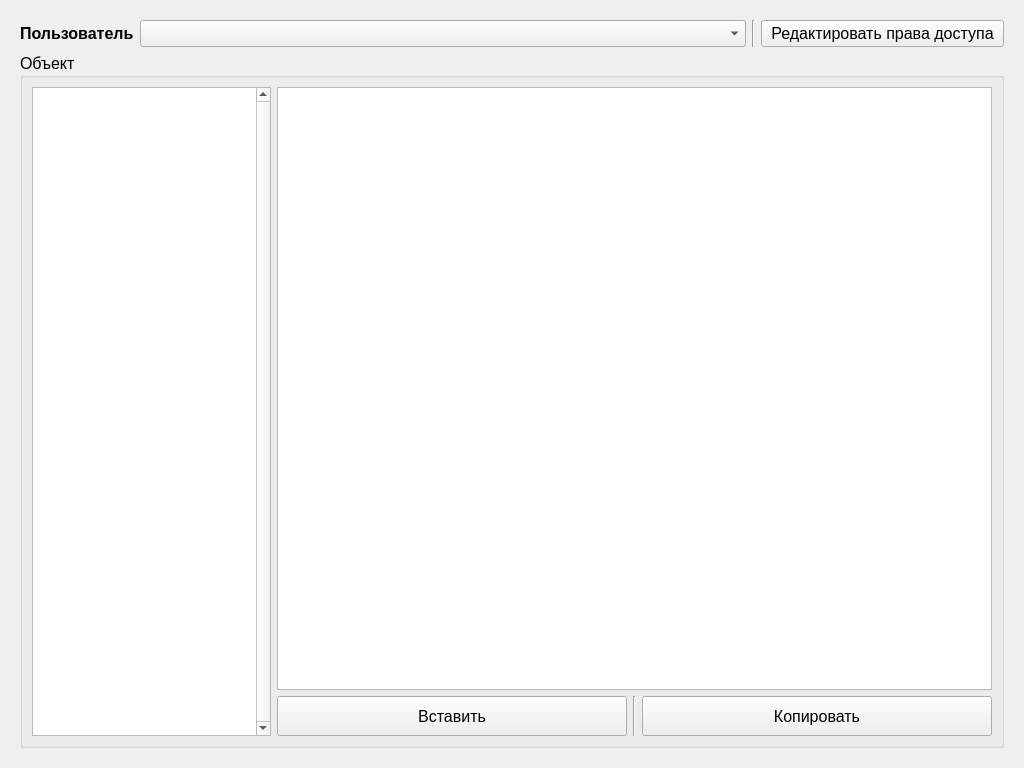
<?xml version="1.0" encoding="UTF-8"?>
<ui version="4.0">
 <class>Widget</class>
 <widget class="QWidget" name="Widget">
  <property name="geometry">
   <rect>
    <x>0</x>
    <y>0</y>
    <width>1024</width>
    <height>768</height>
   </rect>
  </property>
  <property name="font">
   <font>
    <pointsize>12</pointsize>
   </font>
  </property>
  <property name="windowTitle">
   <string>ЛР №4 «Модель доступа Белла-ЛаПадула»</string>
  </property>
  <layout class="QGridLayout" name="gridLayout_2">
   <item row="0" column="0">
    <widget class="QStackedWidget" name="stackedWidget">
     <property name="currentIndex">
      <number>0</number>
     </property>
     <widget class="QWidget" name="main_page">
      <layout class="QGridLayout" name="gridLayout_3">
       <item row="0" column="0">
        <layout class="QHBoxLayout" name="horizontalLayout_header" stretch="1,5,1,2">
         <item>
          <widget class="QLabel" name="label_user">
           <property name="sizePolicy">
            <sizepolicy hsizetype="Fixed" vsizetype="Preferred">
             <horstretch>0</horstretch>
             <verstretch>0</verstretch>
            </sizepolicy>
           </property>
           <property name="font">
            <font>
             <pointsize>12</pointsize>
             <weight>75</weight>
             <bold>true</bold>
            </font>
           </property>
           <property name="text">
            <string>Пользователь</string>
           </property>
          </widget>
         </item>
         <item>
          <widget class="QComboBox" name="comboBox_user"/>
         </item>
         <item>
          <widget class="Line" name="line">
           <property name="orientation">
            <enum>Qt::Vertical</enum>
           </property>
          </widget>
         </item>
         <item>
          <widget class="QPushButton" name="pushButton_toEditPermissionsPage">
           <property name="sizePolicy">
            <sizepolicy hsizetype="Minimum" vsizetype="Fixed">
             <horstretch>0</horstretch>
             <verstretch>0</verstretch>
            </sizepolicy>
           </property>
           <property name="text">
            <string>Редактировать права доступа</string>
           </property>
          </widget>
         </item>
        </layout>
       </item>
       <item row="1" column="0">
        <widget class="QGroupBox" name="groupBox">
         <property name="title">
          <string>Объект</string>
         </property>
         <layout class="QGridLayout" name="gridLayout" columnstretch="1,3">
          <item row="0" column="1">
           <widget class="QTextBrowser" name="textBrowser_file"/>
          </item>
          <item row="1" column="1">
           <layout class="QHBoxLayout" name="horizontalLayout_copyPaste" stretch="5,0,5">
            <item>
             <widget class="QPushButton" name="pushButton_paste">
              <property name="minimumSize">
               <size>
                <width>0</width>
                <height>40</height>
               </size>
              </property>
              <property name="text">
               <string>Вставить</string>
              </property>
             </widget>
            </item>
            <item>
             <widget class="Line" name="line_2">
              <property name="orientation">
               <enum>Qt::Vertical</enum>
              </property>
             </widget>
            </item>
            <item>
             <widget class="QPushButton" name="pushButton_copy">
              <property name="minimumSize">
               <size>
                <width>0</width>
                <height>40</height>
               </size>
              </property>
              <property name="text">
               <string>Копировать</string>
              </property>
             </widget>
            </item>
           </layout>
          </item>
          <item row="0" column="0" rowspan="2">
           <widget class="QListWidget" name="listWidget_files">
            <property name="verticalScrollBarPolicy">
             <enum>Qt::ScrollBarAlwaysOn</enum>
            </property>
           </widget>
          </item>
         </layout>
        </widget>
       </item>
      </layout>
     </widget>
     <widget class="QWidget" name="admin_page">
      <layout class="QGridLayout" name="gridLayout_4">
       <item row="0" column="0">
        <layout class="QHBoxLayout" name="horizontalLayout_3">
         <property name="topMargin">
          <number>0</number>
         </property>
         <item>
          <spacer name="horizontalSpacer">
           <property name="orientation">
            <enum>Qt::Horizontal</enum>
           </property>
           <property name="sizeHint" stdset="0">
            <size>
             <width>40</width>
             <height>20</height>
            </size>
           </property>
          </spacer>
         </item>
         <item>
          <widget class="QPushButton" name="pushButton_back">
           <property name="minimumSize">
            <size>
             <width>120</width>
             <height>0</height>
            </size>
           </property>
           <property name="text">
            <string>Назад</string>
           </property>
          </widget>
         </item>
        </layout>
       </item>
       <item row="2" column="0">
        <layout class="QHBoxLayout" name="horizontalLayout_object" stretch="1,2,1,2,1">
         <property name="sizeConstraint">
          <enum>QLayout::SetDefaultConstraint</enum>
         </property>
         <property name="leftMargin">
          <number>0</number>
         </property>
         <property name="topMargin">
          <number>0</number>
         </property>
         <item>
          <widget class="QLabel" name="label_object">
           <property name="sizePolicy">
            <sizepolicy hsizetype="Fixed" vsizetype="Preferred">
             <horstretch>0</horstretch>
             <verstretch>0</verstretch>
            </sizepolicy>
           </property>
           <property name="minimumSize">
            <size>
             <width>124</width>
             <height>0</height>
            </size>
           </property>
           <property name="font">
            <font>
             <pointsize>12</pointsize>
             <weight>75</weight>
             <bold>true</bold>
            </font>
           </property>
           <property name="text">
            <string>Объект</string>
           </property>
          </widget>
         </item>
         <item>
          <widget class="QComboBox" name="comboBox_object"/>
         </item>
         <item>
          <widget class="QPushButton" name="pushButton_deleteObject">
           <property name="maximumSize">
            <size>
             <width>40</width>
             <height>16777215</height>
            </size>
           </property>
           <property name="text">
            <string/>
           </property>
           <property name="icon">
            <iconset resource="res.qrc">
             <normaloff>:/img/delete.png</normaloff>:/img/delete.png</iconset>
           </property>
           <property name="iconSize">
            <size>
             <width>26</width>
             <height>26</height>
            </size>
           </property>
          </widget>
         </item>
         <item>
          <widget class="QLineEdit" name="lineEdit_object"/>
         </item>
         <item>
          <widget class="QPushButton" name="pushButton_addObject">
           <property name="maximumSize">
            <size>
             <width>40</width>
             <height>16777215</height>
            </size>
           </property>
           <property name="text">
            <string/>
           </property>
           <property name="icon">
            <iconset resource="res.qrc">
             <normaloff>:/img/add.png</normaloff>:/img/add.png</iconset>
           </property>
           <property name="iconSize">
            <size>
             <width>26</width>
             <height>26</height>
            </size>
           </property>
          </widget>
         </item>
        </layout>
       </item>
       <item row="3" column="0">
        <layout class="QHBoxLayout" name="horizontalLayout_permission" stretch="1,0,1">
         <property name="sizeConstraint">
          <enum>QLayout::SetDefaultConstraint</enum>
         </property>
         <property name="leftMargin">
          <number>0</number>
         </property>
         <property name="topMargin">
          <number>0</number>
         </property>
         <item>
          <widget class="QLabel" name="label_permission">
           <property name="sizePolicy">
            <sizepolicy hsizetype="Fixed" vsizetype="Preferred">
             <horstretch>0</horstretch>
             <verstretch>0</verstretch>
            </sizepolicy>
           </property>
           <property name="minimumSize">
            <size>
             <width>124</width>
             <height>0</height>
            </size>
           </property>
           <property name="font">
            <font>
             <pointsize>12</pointsize>
             <weight>75</weight>
             <bold>true</bold>
            </font>
           </property>
           <property name="text">
            <string>Права доступа</string>
           </property>
          </widget>
         </item>
         <item>
          <widget class="QComboBox" name="comboBox_permission"/>
         </item>
         <item>
          <widget class="QPushButton" name="pushButton_editPermission">
           <property name="maximumSize">
            <size>
             <width>40</width>
             <height>16777215</height>
            </size>
           </property>
           <property name="text">
            <string/>
           </property>
           <property name="icon">
            <iconset resource="res.qrc">
             <normaloff>:/img/edit.png</normaloff>:/img/edit.png</iconset>
           </property>
           <property name="iconSize">
            <size>
             <width>26</width>
             <height>26</height>
            </size>
           </property>
          </widget>
         </item>
        </layout>
       </item>
       <item row="4" column="0">
        <layout class="QHBoxLayout" name="horizontalLayout_priviligesUser">
         <property name="topMargin">
          <number>0</number>
         </property>
         <item>
          <widget class="QLabel" name="label_priviligesUser">
           <property name="minimumSize">
            <size>
             <width>124</width>
             <height>0</height>
            </size>
           </property>
           <property name="maximumSize">
            <size>
             <width>124</width>
             <height>16777215</height>
            </size>
           </property>
           <property name="font">
            <font>
             <pointsize>12</pointsize>
             <weight>75</weight>
             <bold>true</bold>
            </font>
           </property>
           <property name="text">
            <string>Привилегии
пользователя:</string>
           </property>
          </widget>
         </item>
         <item>
          <widget class="QComboBox" name="comboBox_priviligesUser"/>
         </item>
         <item>
          <widget class="QPushButton" name="pushButton_editPriviligesUser">
           <property name="maximumSize">
            <size>
             <width>40</width>
             <height>16777215</height>
            </size>
           </property>
           <property name="text">
            <string/>
           </property>
           <property name="icon">
            <iconset resource="res.qrc">
             <normaloff>:/img/edit.png</normaloff>:/img/edit.png</iconset>
           </property>
           <property name="iconSize">
            <size>
             <width>26</width>
             <height>26</height>
            </size>
           </property>
          </widget>
         </item>
        </layout>
       </item>
       <item row="6" column="0">
        <spacer name="verticalSpacer">
         <property name="orientation">
          <enum>Qt::Vertical</enum>
         </property>
         <property name="sizeHint" stdset="0">
          <size>
           <width>20</width>
           <height>40</height>
          </size>
         </property>
        </spacer>
       </item>
       <item row="1" column="0">
        <layout class="QHBoxLayout" name="horizontalLayout_user" stretch="1,3,1,3,1,1">
         <property name="sizeConstraint">
          <enum>QLayout::SetDefaultConstraint</enum>
         </property>
         <property name="leftMargin">
          <number>0</number>
         </property>
         <property name="topMargin">
          <number>0</number>
         </property>
         <item>
          <widget class="QLabel" name="label_user_2">
           <property name="sizePolicy">
            <sizepolicy hsizetype="Fixed" vsizetype="Preferred">
             <horstretch>0</horstretch>
             <verstretch>0</verstretch>
            </sizepolicy>
           </property>
           <property name="minimumSize">
            <size>
             <width>124</width>
             <height>0</height>
            </size>
           </property>
           <property name="font">
            <font>
             <pointsize>12</pointsize>
             <weight>75</weight>
             <bold>true</bold>
            </font>
           </property>
           <property name="text">
            <string>Пользователь</string>
           </property>
          </widget>
         </item>
         <item>
          <widget class="QComboBox" name="comboBox_user_2"/>
         </item>
         <item>
          <widget class="QPushButton" name="pushButton_deleteUser">
           <property name="maximumSize">
            <size>
             <width>40</width>
             <height>16777215</height>
            </size>
           </property>
           <property name="text">
            <string/>
           </property>
           <property name="icon">
            <iconset resource="res.qrc">
             <normaloff>:/img/delete.png</normaloff>:/img/delete.png</iconset>
           </property>
           <property name="iconSize">
            <size>
             <width>26</width>
             <height>26</height>
            </size>
           </property>
           <property name="autoRepeat">
            <bool>false</bool>
           </property>
           <property name="flat">
            <bool>false</bool>
           </property>
          </widget>
         </item>
         <item>
          <widget class="QLineEdit" name="lineEdit_user"/>
         </item>
         <item>
          <widget class="QCheckBox" name="checkBox_admin">
           <property name="maximumSize">
            <size>
             <width>148</width>
             <height>16777215</height>
            </size>
           </property>
           <property name="text">
            <string>Администратор?</string>
           </property>
          </widget>
         </item>
         <item>
          <widget class="QPushButton" name="pushButton_addUser">
           <property name="maximumSize">
            <size>
             <width>40</width>
             <height>16777215</height>
            </size>
           </property>
           <property name="text">
            <string/>
           </property>
           <property name="icon">
            <iconset resource="res.qrc">
             <normaloff>:/img/add.png</normaloff>:/img/add.png</iconset>
           </property>
           <property name="iconSize">
            <size>
             <width>26</width>
             <height>26</height>
            </size>
           </property>
          </widget>
         </item>
        </layout>
       </item>
       <item row="5" column="0">
        <layout class="QHBoxLayout" name="horizontalLayout_priviligesObject">
         <property name="topMargin">
          <number>0</number>
         </property>
         <item>
          <widget class="QLabel" name="label_priviligesObject">
           <property name="maximumSize">
            <size>
             <width>124</width>
             <height>16777215</height>
            </size>
           </property>
           <property name="font">
            <font>
             <pointsize>12</pointsize>
             <weight>75</weight>
             <bold>true</bold>
            </font>
           </property>
           <property name="text">
            <string>Привилегии
объекта:</string>
           </property>
          </widget>
         </item>
         <item>
          <widget class="QComboBox" name="comboBox_priviligesObject"/>
         </item>
         <item>
          <widget class="QPushButton" name="pushButton_editPriviligesObject">
           <property name="maximumSize">
            <size>
             <width>40</width>
             <height>16777215</height>
            </size>
           </property>
           <property name="text">
            <string/>
           </property>
           <property name="icon">
            <iconset resource="res.qrc">
             <normaloff>:/img/edit.png</normaloff>:/img/edit.png</iconset>
           </property>
           <property name="iconSize">
            <size>
             <width>26</width>
             <height>26</height>
            </size>
           </property>
          </widget>
         </item>
        </layout>
       </item>
      </layout>
     </widget>
    </widget>
   </item>
  </layout>
 </widget>
 <resources>
  <include location="res.qrc"/>
 </resources>
 <connections/>
</ui>
